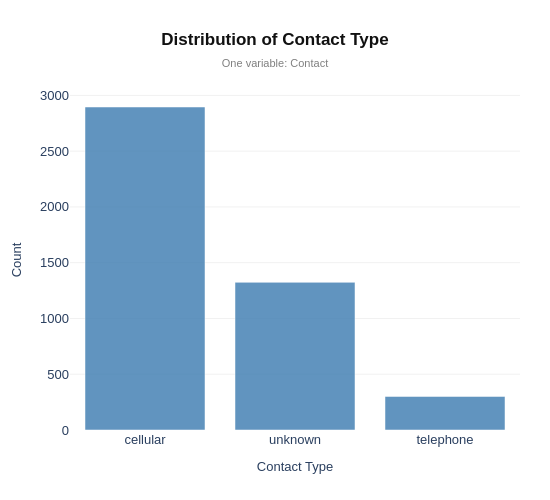

The cell this chart's notebook holds for it:
### Markdown cell above
## **Enhancement of Bar Plot**

### **Contextual Layer**

* Counts created using Python function `value_counts()`.

### **Aesthetic Layer**

* Steel blue color with slight transparency
* Thin white borders on bars
* Clean white theme with Arial font


### **Informative Layer**

* Centered title with subtitle
* X-axis labeled and Y-axis labeled are labeled
* Subtle horizontal gridlines added
* Legend removed (not required)
* Hover shows exact values

# **Important finding**
In plotly bar plot couldn't calculate count on its own

### Code cell
# ── i) CONTEXTUAL LAYER ───────────────────────────────────
contact_counts = df["contact"].value_counts().reset_index()
contact_counts.columns = ["contact", "count"]

fig = px.bar(contact_counts, x="contact", y="count")

# ── ii) AESTHETIC LAYER ───────────────────────────────────
fig.update_traces(
    marker = dict(
        color   = "steelblue",
        opacity = 0.85,
        line    = dict(color="white", width=0.5),
    ),
)

# ── iii) INFORMATIVE LAYER ────────────────────────────────
fig.update_layout(
    font          = dict(family="Arial, sans-serif", size=13),
    plot_bgcolor  = "white",
    paper_bgcolor = "white",
    width         = 550,
    height        = 500,
    margin        = dict(l=70, r=30, t=90, b=70),

    title = dict(
        text     = "<b>Distribution of Contact Type</b>",
        subtitle = dict(
            text = "  One variable: Contact",
            font = dict(size=11, color="grey"),
        ),
        x        = 0.5,
        xanchor  = "center",
        font     = dict(size=17, color="#111"),
    ),

    xaxis = dict(
        title     = dict(text="Contact Type", font=dict(size=13)),
        showgrid  = False,
        zeroline  = False,
    ),

    yaxis = dict(
        title     = dict(text="Count", font=dict(size=13)),
        showgrid  = True,
        gridcolor = "rgba(0,0,0,0.06)",
        zeroline  = False,
    ),

    hovermode  = "closest",
    showlegend = False,
)



fig.show()

### Figure 1 — Plotly figure (JSON) as saved in the notebook; plotly's stock layout.template omitted (floating-point values rounded to 4 significant figures)
{"data": [{"hovertemplate": "contact=%{x}<br>count=%{y}<extra></extra>", "legendgroup": "", "marker": {"color": "steelblue", "line": {"color": "white", "width": 0.5}, "opacity": 0.85, "pattern": {"shape": ""}}, "name": "", "orientation": "v", "showlegend": false, "textposition": "auto", "type": "bar", "x": ["cellular", "unknown", "telephone"], "xaxis": "x", "y": [2896, 1324, 301], "yaxis": "y"}], "layout": {"barmode": "relative", "font": {"family": "Arial, sans-serif", "size": 13}, "height": 500, "hovermode": "closest", "legend": {"tracegroupgap": 0}, "margin": {"b": 70, "l": 70, "r": 30, "t": 90}, "paper_bgcolor": "white", "plot_bgcolor": "white", "showlegend": false, "title": {"font": {"color": "#111", "size": 17}, "subtitle": {"font": {"color": "grey", "size": 11}, "text": "  One variable: Contact"}, "text": "<b>Distribution of Contact Type</b>", "x": 0.5, "xanchor": "center"}, "width": 550, "xaxis": {"anchor": "y", "autorange": true, "domain": [0, 1], "range": [-0.5, 2.5], "showgrid": false, "title": {"font": {"size": 13}, "text": "Contact Type"}, "type": "category", "zeroline": false}, "yaxis": {"anchor": "x", "autorange": true, "domain": [0, 1], "gridcolor": "rgba(0, 0, 0, 0.06)", "range": [0, 3048.0], "showgrid": true, "title": {"font": {"size": 13}, "text": "Count"}, "type": "linear", "zeroline": false}}}
